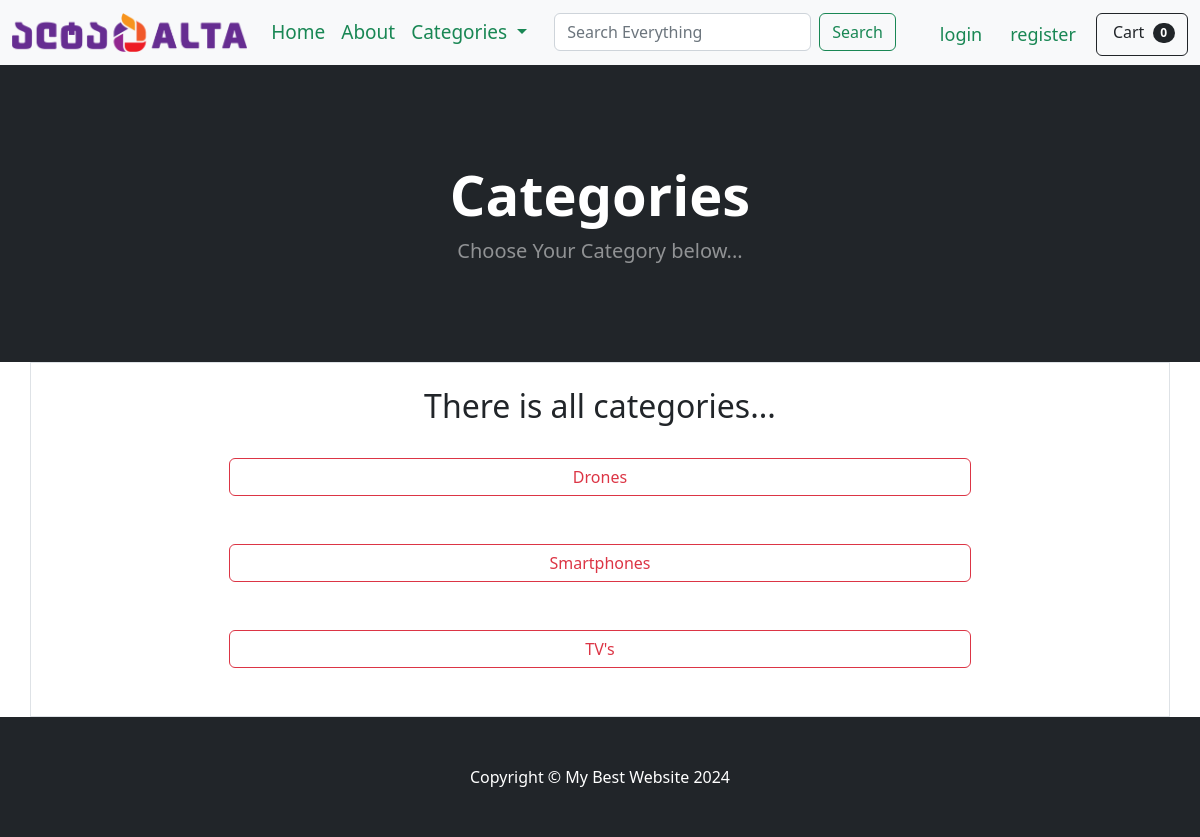
The app's page /category_summary/ with its own data.
### store/models.py (models this page shows)
class Category(models.Model):
    name = models.CharField(max_length=50)
    def __str__(self):
        return self.name
    class Meta:
        verbose_name_plural = 'categories'

### store/views.py (the view)
# urls.py: path('category_summary/', category_summary, name="category_summary"),
def category_summary(request):
    categories = Category.objects.all()
    context = {
        'categories': categories
    }
    return render(request, 'category_summary.html',  context)

### cart/cart.py (called while the page is built)
    def __len__(self):
        return len(self.cart)

### cart/context_processors.py (called while the page is built)
def cart(request):
    return {'cart': Cart(request)}

### store/templates/category_summary.html
{% extends 'base.html' %}
{% load static %}
{% block content %}
<header class="bg-dark py-5">
    <div class="container px-4 px-lg-5 my-5">
        <div class="text-center text-white">
            <h1 class="display-4 fw-bolder">Categories</h1>
            <p class="lead fw-normal text-white-50 mb-0">Choose Your Category below...</p>
        </div>
    </div>
</header>
<div class="container">
  <div class="row">
    <div class="col-12 border">
        <br/>
        <center><h2>There is all categories... </h2></center>
    {% for category in categories %}
        <div class=" col-8 offset-2">
            <br/>
            <a class="btn btn-outline-danger col-12  " href="{% url 'category' category %}">{{ category }}</a>
        </div>
        <br/>
    {% endfor %}
        <br/>
    </div>
  </div>
</div>
{% endblock %}

### records on screen
Category: name "Drones"
Category: name "Smartphones"
Category: name "TV's"

### other values on screen
{{ cart|length }} "0"
